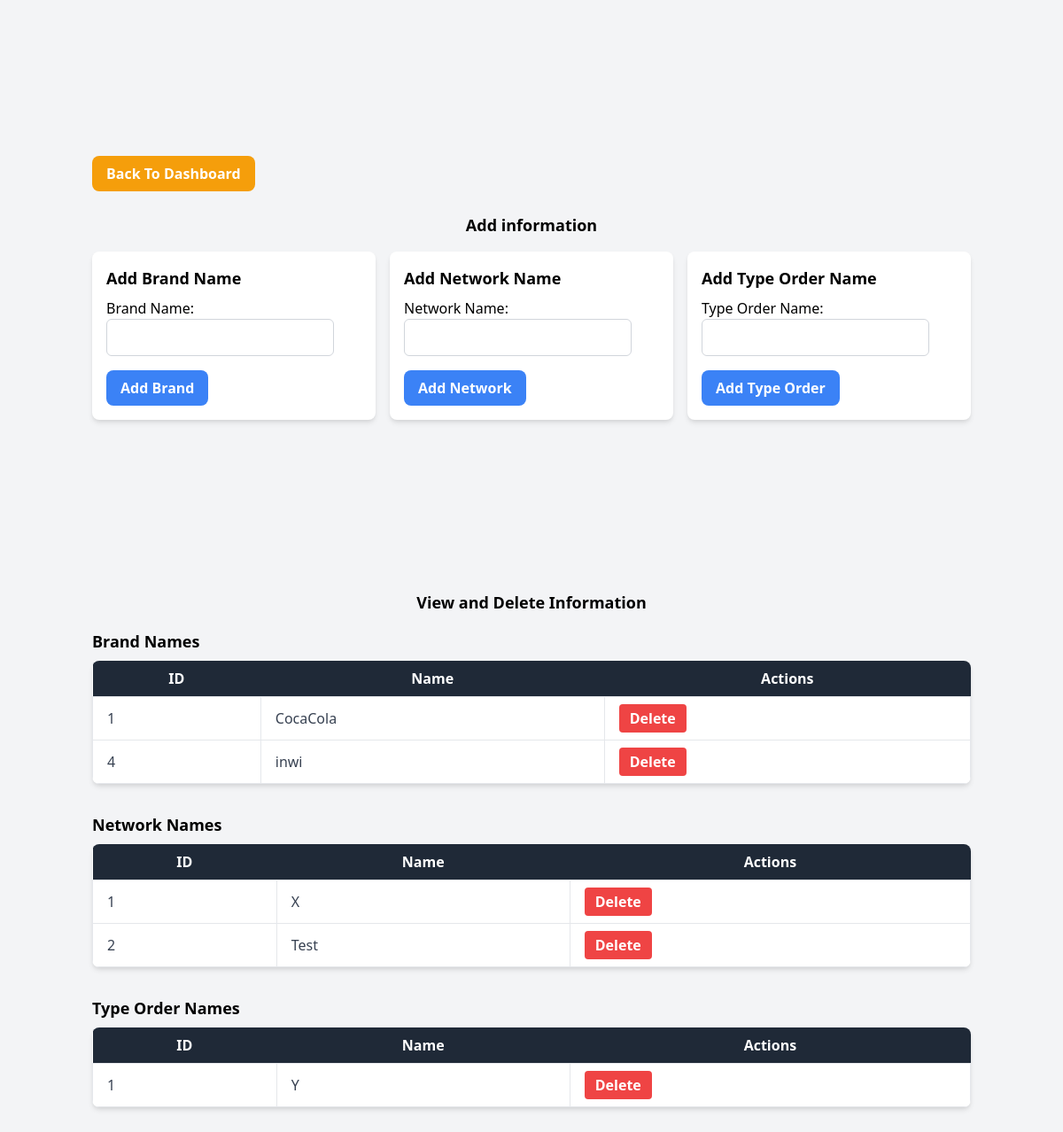
/settings.php (signed in), run on the app's committed database.
### tables this page shows
CREATE TABLE `list_brand_name` (
  `id` int(11) NOT NULL,
  `name_brand` varchar(50) NOT NULL
);

CREATE TABLE `list_network` (
  `id` int(11) NOT NULL,
  `name_network` varchar(50) NOT NULL
);

CREATE TABLE `list_type_order` (
  `id` int(11) NOT NULL,
  `name_type` varchar(50) NOT NULL
);

### settings.php (the view, shortened to what this page needs)
<?php
include('config.php');
?>
<!DOCTYPE html>
<html lang="en">
<head>
    <link href="https://cdn.jsdelivr.net/npm/tailwindcss@2.2.16/dist/tailwind.min.css" rel="stylesheet">
</head>
<body class="bg-gray-100">
    <div class="container mx-auto mt-32 px-4 py-8">
    <a href="dashboard.php"><button class="mt-4 bg-yellow-500 hover:bg-yellow-600 text-white font-bold py-2 px-4 rounded-lg">Back To Dashboard</button></a> <br><br>
        <h1 class="text-lg text-center font-semibold mb-4">Add information</h1>
        <div class="grid grid-cols-1 md:grid-cols-3 gap-4">
            <form method="post" class="bg-white p-4 rounded-lg shadow-md">
                <h2 class="text-lg font-semibold mb-2">Add Brand Name</h2>
                <div class="mb-4">
                    <label for="brand_name" class="block">Brand Name:</label>
                    <input type="text" id="brand_name" name="brand_name" class="border border-gray-300 rounded-md px-3 py-2 focus:outline-none focus:ring-2 focus:ring-indigo-500 focus:border-transparent">
                </div>
                <button type="submit" name="add_brand" class="bg-blue-500 hover:bg-blue-600 text-white font-bold py-2 px-4 rounded-lg">Add Brand</button>
            </form>
            <form method="post" class="bg-white p-4 rounded-lg shadow-md">
                <h2 class="text-lg font-semibold mb-2">Add Network Name</h2>
                <div class="mb-4">
                    <label for="network_name" class="block">Network Name:</label>
                    <input type="text" id="network_name" name="network_name" class="border border-gray-300 rounded-md px-3 py-2 focus:outline-none focus:ring-2 focus:ring-indigo-500 focus:border-transparent">
                </div>
                <button type="submit" name="add_network" class="bg-blue-500 hover:bg-blue-600 text-white font-bold py-2 px-4 rounded-lg">Add Network</button>
            </form>
            <form method="post" class="bg-white p-4 rounded-lg shadow-md">
                <h2 class="text-lg font-semibold mb-2">Add Type Order Name</h2>
                <div class="mb-4">
                    <label for="type_order" class="block">Type Order Name:</label>
                    <input type="text" id="type_order" name="type_order" class="border border-gray-300 rounded-md px-3 py-2 focus:outline-none focus:ring-2 focus:ring-indigo-500 focus:border-transparent">
                </div>
                <button type="submit" name="add_type_order" class="bg-blue-500 hover:bg-blue-600 text-white font-bold py-2 px-4 rounded-lg">Add Type Order</button>
            </form>
        </div>
    </div>
    <div class="container mx-auto mt-32 px-4 py-8">
        <h1 class="text-lg text-center font-semibold mb-4">View and Delete Information</h1>
        <div class="mb-8">
            <h2 class="text-lg font-semibold mb-2">Brand Names</h2>
            <table class="min-w-full bg-white rounded-lg overflow-hidden shadow-md">
                <thead class="bg-gray-800 text-white">
                    <tr>
                        <th class="px-4 py-2">ID</th>
                        <th class="px-4 py-2">Name</th>
                        <th class="px-4 py-2">Actions</th>
                    </tr>
                </thead>
                <tbody class="text-gray-700">
                    <?php
                    $result = mysqli_query($conn, "SELECT * FROM list_brand_name");
                    while ($row = mysqli_fetch_assoc($result)) {
                        echo "<tr>";
                        echo "<td class='border px-4 py-2'>{$row['id']}</td>";
                        echo "<td class='border px-4 py-2'>{$row['name_brand']}</td>";
                        echo "<td class='border px-4 py-2'><form method='post'><input type='hidden' name='brand_id' value='{$row['id']}'><button type='submit' name='delete_brand' class='bg-red-500 hover:bg-red-600 text-white font-bold py-1 px-3 rounded'>Delete</button></form></td>";
                        echo "</tr>";
                    }
                    ?>
                </tbody>
            </table>
        </div>
        <div class="mb-8">
            <h2 class="text-lg font-semibold mb-2">Network Names</h2>
            <table class="min-w-full bg-white rounded-lg overflow-hidden shadow-md">
                <thead class="bg-gray-800 text-white">
                    <tr>
                        <th class="px-4 py-2">ID</th>
                        <th class="px-4 py-2">Name</th>
                        <th class="px-4 py-2">Actions</th>
                    </tr>
                </thead>
                <tbody class="text-gray-700">
                    <?php
                    $result = mysqli_query($conn, "SELECT * FROM list_network");
                    while ($row = mysqli_fetch_assoc($result)) {
                        echo "<tr>";
                        echo "<td class='border px-4 py-2'>{$row['id']}</td>";
                        echo "<td class='border px-4 py-2'>{$row['name_network']}</td>";
                        echo "<td class='border px-4 py-2'><form method='post'><input type='hidden' name='network_id' value='{$row['id']}'><button type='submit' name='delete_network' class='bg-red-500 hover:bg-red-600 text-white font-bold py-1 px-3 rounded'>Delete</button></form></td>";
                        echo "</tr>";
                    }
                    ?>
                </tbody>
            </table>
        </div>
        <div>
            <h2 class="text-lg font-semibold mb-2">Type Order Names</h2>
            <table class="min-w-full bg-white rounded-lg overflow-hidden shadow-md">
                <thead class="bg-gray-800 text-white">
                    <tr>
                        <th class="px-4 py-2">ID</th>
                        <th class="px-4 py-2">Name</th>
                        <th class="px-4 py-2">Actions</th>
                    </tr>
                </thead>
                <tbody class="text-gray-700">
                    <?php
                    $result = mysqli_query($conn, "SELECT * FROM list_type_order");
                    while ($row = mysqli_fetch_assoc($result)) {
                        echo "<tr>";
                        echo "<td class='border px-4 py-2'>{$row['id']}</td>";
                        echo "<td class='border px-4 py-2'>{$row['name_type']}</td>";
                        echo "<td class='border px-4 py-2'><form method='post'><input type='hidden' name='type_id' value='{$row['id']}'><button type='submit' name='delete_type' class='bg-red-500 hover:bg-red-600 text-white font-bold py-1 px-3 rounded'>Delete</button></form></td>";
                        echo "</tr>";
                    }
                    ?>
                </tbody>
            </table>
        </div>
    </div>
</body>
</html>

### data on the page
list_brand_name: id "1", name_brand "CocaCola"
list_brand_name: id "4", name_brand "inwi"
list_network: id "1", name_network "X"
list_network: id "2", name_network "Test"
list_type_order: id "1", name_type "Y"
